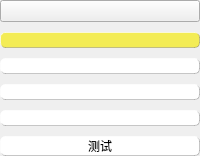
       <widget class="QWidget" name="widget_tool" native="true">
        <property name="sizePolicy">
         <sizepolicy hsizetype="Preferred" vsizetype="Minimum">
          <horstretch>0</horstretch>
          <verstretch>0</verstretch>
         </sizepolicy>
        </property>
        <layout class="QVBoxLayout" name="verticalLayout_3" stretch="1,1,1,1,1,1">
         <property name="spacing">
          <number>10</number>
         </property>
         <property name="leftMargin">
          <number>0</number>
         </property>
         <property name="topMargin">
          <number>0</number>
         </property>
         <property name="rightMargin">
          <number>0</number>
         </property>
         <property name="bottomMargin">
          <number>0</number>
         </property>
         <item>
          <widget class="Profile" name="btn_user">
           <property name="sizePolicy">
            <sizepolicy hsizetype="Minimum" vsizetype="Expanding">
             <horstretch>0</horstretch>
             <verstretch>0</verstretch>
            </sizepolicy>
           </property>
           <property name="text">
            <string/>
           </property>
          </widget>
         </item>
         <item>
          <widget class="RedPointButton" name="btn_chat">
           <property name="sizePolicy">
            <sizepolicy hsizetype="Minimum" vsizetype="Expanding">
             <horstretch>0</horstretch>
             <verstretch>0</verstretch>
            </sizepolicy>
           </property>
           <property name="toolTip">
            <string>聊天</string>
           </property>
           <property name="styleSheet">
            <string notr="true">QPushButton{
	background-color:rgb(255,255,255);
	border: 1px solid rgb(255, 255, 255);
	border-top-color: rgba(255, 255, 255, 0.6);
    border-left-color: rgba(255, 255, 255, 0.6);
    border-right-color: rgba(0, 0, 0, 0.2);
    border-bottom-color: rgba(0, 0, 0, 0.2);
	border-radius: 5px;
}
QPushButton:checked{
	background-color:rgba(244,234,42,200);
	border: 1px solid rgba(244, 234, 42, 200);
	border-top-color: rgba(255, 255, 255, 0.6);
    border-left-color: rgba(255, 255, 255, 0.6);
    border-right-color: rgba(0, 0, 0, 0.2);
    border-bottom-color: rgba(0, 0, 0, 0.2);
	border-radius: 5px;
}</string>
           </property>
           <property name="text">
            <string/>
           </property>
           <property name="icon">
            <iconset resource="res.qrc">
             <normaloff>:/res/chat.png</normaloff>:/res/chat.png</iconset>
           </property>
           <property name="checkable">
            <bool>true</bool>
           </property>
           <property name="checked">
            <bool>true</bool>
           </property>
          </widget>
         </item>
         <item>
          <widget class="RedPointButton" name="btn_friend">
           <property name="sizePolicy">
            <sizepolicy hsizetype="Minimum" vsizetype="Expanding">
             <horstretch>0</horstretch>
             <verstretch>0</verstretch>
            </sizepolicy>
           </property>
           <property name="toolTip">
            <string>好友</string>
           </property>
           <property name="styleSheet">
            <string notr="true">QPushButton{
	background-color:rgb(255,255,255);
	border: 1px solid rgb(255, 255, 255);
	border-top-color: rgba(255, 255, 255, 0.6);
    border-left-color: rgba(255, 255, 255, 0.6);
    border-right-color: rgba(0, 0, 0, 0.2);
    border-bottom-color: rgba(0, 0, 0, 0.2);
	border-radius: 5px;
}
QPushButton:checked{
	background-color:rgba(244,234,42,200);
	border: 1px solid rgba(244, 234, 42, 200);
	border-top-color: rgba(255, 255, 255, 0.6);
    border-left-color: rgba(255, 255, 255, 0.6);
    border-right-color: rgba(0, 0, 0, 0.2);
    border-bottom-color: rgba(0, 0, 0, 0.2);
	border-radius: 5px;
}</string>
           </property>
           <property name="text">
            <string/>
           </property>
           <property name="icon">
            <iconset resource="res.qrc">
             <normaloff>:/res/friend.png</normaloff>:/res/friend.png</iconset>
           </property>
           <property name="checkable">
            <bool>true</bool>
           </property>
          </widget>
         </item>
         <item>
          <widget class="MyHintPushButton" name="btn_group">
           <property name="sizePolicy">
            <sizepolicy hsizetype="Minimum" vsizetype="Expanding">
             <horstretch>0</horstretch>
             <verstretch>0</verstretch>
            </sizepolicy>
           </property>
           <property name="toolTip">
            <string>群聊</string>
           </property>
           <property name="styleSheet">
            <string notr="true">QPushButton{
	background-color:rgb(255,255,255);
	border: 1px solid rgb(255, 255, 255);
	border-top-color: rgba(255, 255, 255, 0.6);
    border-left-color: rgba(255, 255, 255, 0.6);
    border-right-color: rgba(0, 0, 0, 0.2);
    border-bottom-color: rgba(0, 0, 0, 0.2);
	border-radius: 5px;
}
QPushButton:checked{
	background-color:rgba(244,234,42,200);
	border: 1px solid rgba(244, 234, 42, 200);
	border-top-color: rgba(255, 255, 255, 0.6);
    border-left-color: rgba(255, 255, 255, 0.6);
    border-right-color: rgba(0, 0, 0, 0.2);
    border-bottom-color: rgba(0, 0, 0, 0.2);
	border-radius: 5px;
}</string>
           </property>
           <property name="text">
            <string/>
           </property>
           <property name="icon">
            <iconset resource="res.qrc">
             <normaloff>:/res/group.png</normaloff>:/res/group.png</iconset>
           </property>
           <property name="checkable">
            <bool>true</bool>
           </property>
          </widget>
         </item>
         <item>
          <widget class="MyHintPushButton" name="btn_set">
           <property name="sizePolicy">
            <sizepolicy hsizetype="Minimum" vsizetype="Expanding">
             <horstretch>0</horstretch>
             <verstretch>0</verstretch>
            </sizepolicy>
           </property>
           <property name="toolTip">
            <string>设置</string>
           </property>
           <property name="styleSheet">
            <string notr="true">QPushButton{
	background-color:rgb(255,255,255);
	border: 1px solid rgb(255, 255, 255);
	border-top-color: rgba(255, 255, 255, 0.6);
    border-left-color: rgba(255, 255, 255, 0.6);
    border-right-color: rgba(0, 0, 0, 0.2);
    border-bottom-color: rgba(0, 0, 0, 0.2);
	border-radius: 5px;
}
QPushButton:checked{
	background-color:rgba(244,234,42,200);
	border: 1px solid rgba(244, 234, 42, 200);
	border-top-color: rgba(255, 255, 255, 0.6);
    border-left-color: rgba(255, 255, 255, 0.6);
    border-right-color: rgba(0, 0, 0, 0.2);
    border-bottom-color: rgba(0, 0, 0, 0.2);
	border-radius: 5px;
}</string>
           </property>
           <property name="text">
            <string/>
           </property>
           <property name="icon">
            <iconset resource="res.qrc">
             <normaloff>:/res/set.png</normaloff>:/res/set.png</iconset>
           </property>
           <property name="checkable">
            <bool>true</bool>
           </property>
          </widget>
         </item>
         <item>
          <widget class="MyHintPushButton" name="btn_test">
           <property name="sizePolicy">
            <sizepolicy hsizetype="Minimum" vsizetype="Expanding">
             <horstretch>0</horstretch>
             <verstretch>0</verstretch>
            </sizepolicy>
           </property>
           <property name="toolTip">
            <string>测试</string>
           </property>
           <property name="styleSheet">
            <string notr="true">QPushButton{
	background-color:rgb(255,255,255);
	border: 1px solid rgb(255, 255, 255);
	border-top-color: rgba(255, 255, 255, 0.6);
    border-left-color: rgba(255, 255, 255, 0.6);
    border-right-color: rgba(0, 0, 0, 0.2);
    border-bottom-color: rgba(0, 0, 0, 0.2);
	border-radius: 5px;
}
QPushButton:checked{
	background-color:rgba(244,234,42,200);
	border: 1px solid rgba(244, 234, 42, 200);
	border-top-color: rgba(255, 255, 255, 0.6);
    border-left-color: rgba(255, 255, 255, 0.6);
    border-right-color: rgba(0, 0, 0, 0.2);
    border-bottom-color: rgba(0, 0, 0, 0.2);
	border-radius: 5px;
}</string>
           </property>
           <property name="text">
            <string>测试</string>
           </property>
           <property name="checkable">
            <bool>true</bool>
           </property>
          </widget>
         </item>
        </layout>
       </widget>
